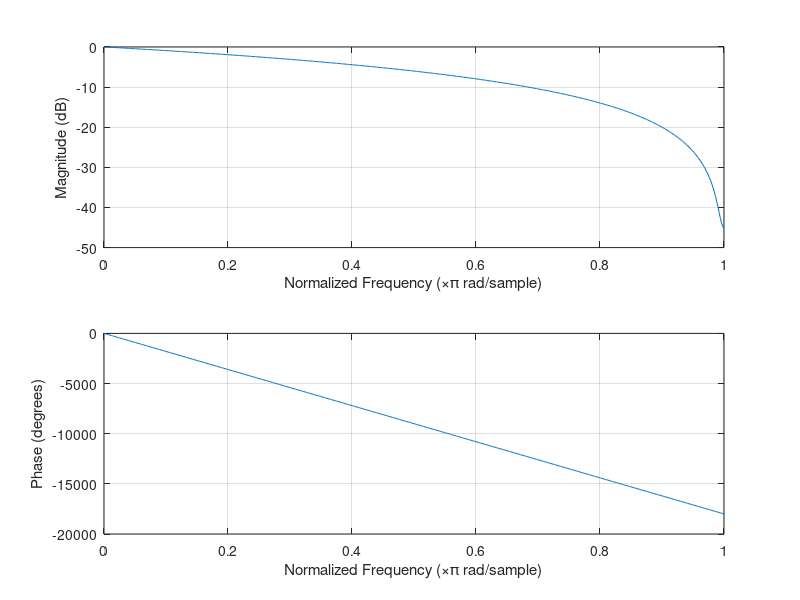

Recreate this plot in MATLAB. (Note: this script raises an error after producing the figure.)
N = 200;
Fc = 300e3;
fs = 333e6;
f = [0 Fc/(fs/2) 1];
m = [1 1 0 ];
coeff = fir2(N, f, m);

 freqz(coeff)
% figure;
% plot(demod.Time, demod.Data);
% xlabel("\textbf{Time (s)}", 'Interpreter','latex');
% ylabel('\textbf{Amplitude}', 'Interpreter','latex');
% title('\textbf{Demodulated signal ($f_c=500MHz$)}', 'Interpreter','latex');

fd = (40*333e6)/256

% figure;
% plot(Data_NCO.Time, Data_NCO.Data);
% title("\textbf{Output of Data NCO}", 'Interpreter','latex')
% xlabel("\textbf{Time (s)}", 'Interpreter','latex')
% ylabel("\textbf{Magnitude}", 'Interpreter','latex')
% xlim([0 2.75e-5])


% figure;
% plot(Carrier_NCO.Time, Carrier_NCO.Data);
% title("\textbf{Output of Carrier NCO}", 'Interpreter','latex')
% xlabel("\textbf{Time (s)}", 'Interpreter','latex')
% ylabel("\textbf{Magnitude}", 'Interpreter','latex')
% xlim([0.1e-6 0.3e-6])
% 
% figure;
% plot(Demodulated.Time, Demodulated.Data);
% title("\textbf{Demodulated Signal (Full System Test)}", 'Interpreter','latex')
% xlabel("\textbf{Time (s)}", 'Interpreter','latex')
% ylabel("\textbf{Magnitude}", 'Interpreter','latex')
% xlim([0.1e-5 0.15e-5])

figure;
plot(precast.Time, precast.Data);
title("\textbf{Demodulated Signal (Full System Test Pre Cast)}", 'Interpreter','latex')
xlabel("\textbf{Time (s)}", 'Interpreter','latex')
ylabel("\textbf{Magnitude}", 'Interpreter','latex')
xlim([0.1e-5 2.5e-5])


%%

tdata = tdata_out.Data;
ttime = tdata_out.Time;

% figure;
% plot(ttime, tdata)
% title("\textbf{Output of Transmitter System}", 'Interpreter','latex')
% xlabel("\textbf{Time (s)}", 'Interpreter','latex')
% ylabel("\textbf{Magnitude}", 'Interpreter','latex')
% xlim([0 0.5e-5])
% ylim([0 6.5e4])
% 
% 
% figure;
% subplot(2, 1, 1)
% plot(final.Time, final.Data)
% title("\textbf{Output of Receiver System}", 'Interpreter','latex')
% xlabel("\textbf{Time (s)}", 'Interpreter','latex')
% ylabel("\textbf{Magnitude}", 'Interpreter','latex')
% xlim([1e-5 1.5e-5])
% ylim([-1e9 5e9])
% subplot(2, 1, 2)
% plot(final.Time, final.Data)
% title("\textbf{Output of Receiver System (Zoomed)}", 'Interpreter','latex')
% xlabel("\textbf{Time (s)}", 'Interpreter','latex')
% ylabel("\textbf{Magnitude}", 'Interpreter','latex')
% xlim([2e-6 2.5e-6])

figure;
subplot(2, 1, 1)
plot(ahh.Time, ahh.Data)
title("\textbf{Output of Low Pass Filter}", 'Interpreter','latex')
xlabel("\textbf{Time (s)}", 'Interpreter','latex')
ylabel("\textbf{Magnitude}", 'Interpreter','latex')
xlim([1e-5 2e-5])
subplot(2, 1, 2)
plot(ahh.Time, ahh.Data)
title("\textbf{Output of Low Pass Filter (Zoomed)}", 'Interpreter','latex')
xlabel("\textbf{Time (s)}", 'Interpreter','latex')
ylabel("\textbf{Magnitude}", 'Interpreter','latex')
xlim([1e-5 1.1e-5])
